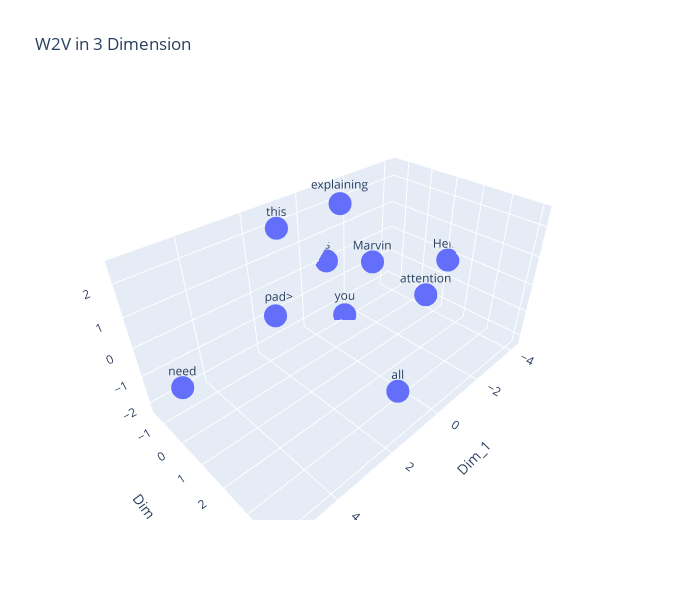

Notebook cell for this chart:
### Code cell
# Reducing Dimensionality for Visualization Passing From 4D to 3D
D3 = PCA(n_components=3)
D3Data = D3.fit_transform(Data4Pandas)
Pandas3D = pd.DataFrame( index = INDEX, data = D3Data, columns = COLS[:-1]) # -1 because I dont need the last columns 

# Plotting W2V
fig = px.scatter_3d(data_frame = Pandas3D, x=COLS[0], y=COLS[1], z=COLS[2],  title="W2V in 3 Dimension", width=700, height=600, text = INDEX)
fig.show()

### Figure 1 — Plotly figure (JSON) as saved in the notebook; plotly's stock layout.template omitted (floating-point values rounded to 4 significant figures)
{"data": [{"hovertemplate": "Dim_1=%{x}<br>Dim_2=%{y}<br>Dim_3=%{z}<br>text=%{text}<extra></extra>", "legendgroup": "", "marker": {"color": "#636efa", "symbol": "circle"}, "mode": "markers+text", "name": "", "scene": "scene", "showlegend": false, "text": ["Hello", "this", "is", "Marvin", "<pad>", "<pad>", "explaining", "attention", "is", "all", "you", "need"], "type": "scatter3d", "x": [-4.2, 1.421, -0.9806, -1.998, 1.504, 1.504, -0.6267, -1.475, -0.9806, 1.731, -1.371, 5.472], "y": [1.22, -0.8258, -1.473, -0.2927, -1.191, -1.191, -0.4003, 2.354, -1.473, 4.054, -1.007, 0.2248], "z": [-0.1903, 2.257, -0.0114, 0.01714, -0.8866, -0.8866, 2.488, 0.1776, -0.0114, -0.3999, -2.215, -0.3382]}], "layout": {"height": 600, "legend": {"tracegroupgap": 0}, "scene": {"domain": {"x": [0, 1], "y": [0, 1]}, "xaxis": {"title": {"text": "Dim_1"}}, "yaxis": {"title": {"text": "Dim_2"}}, "zaxis": {"title": {"text": "Dim_3"}}}, "title": {"text": "W2V in 3 Dimension"}, "width": 700}}
